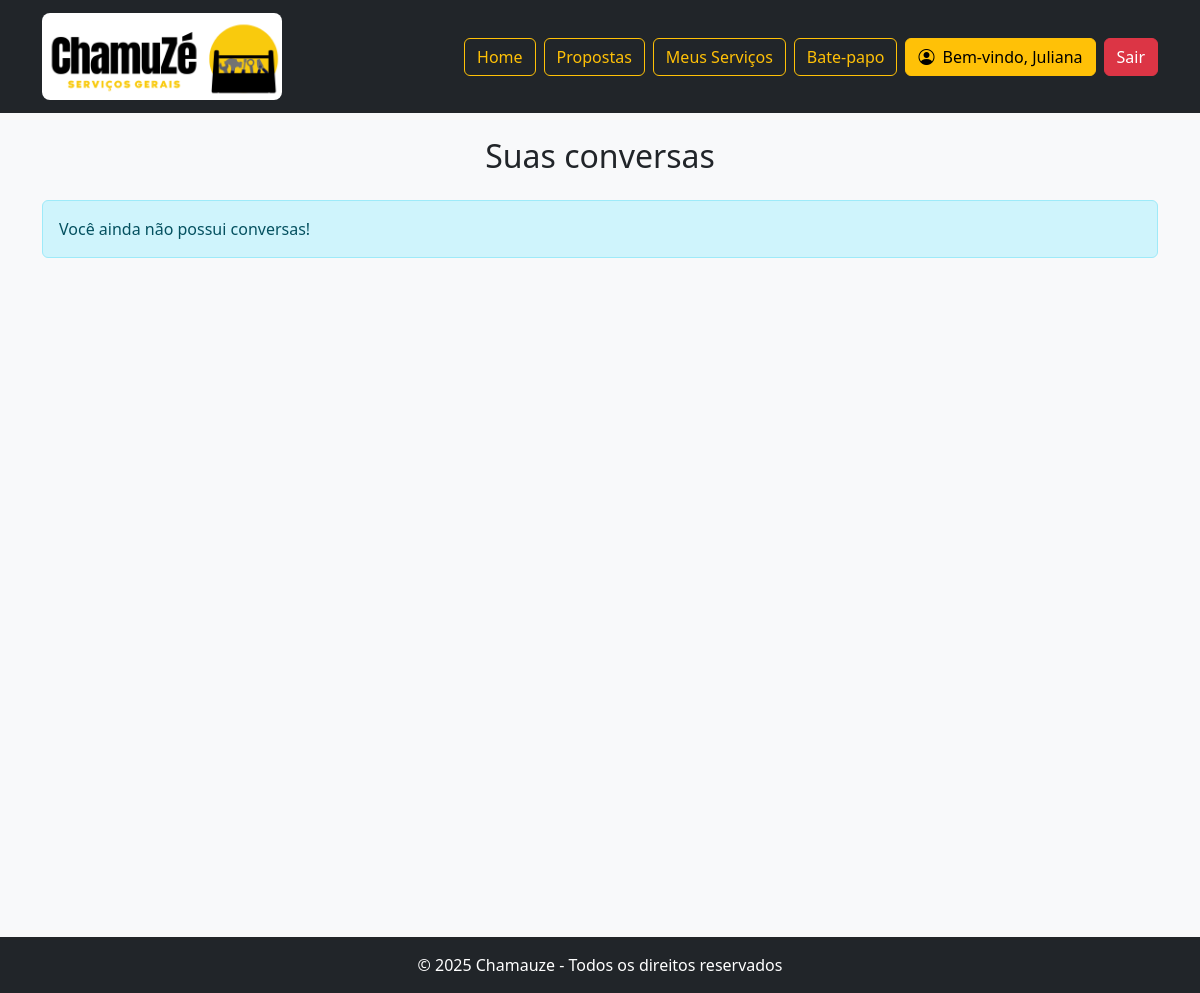
The page /config/chatLista.php (signed in) on the database as committed earlier.
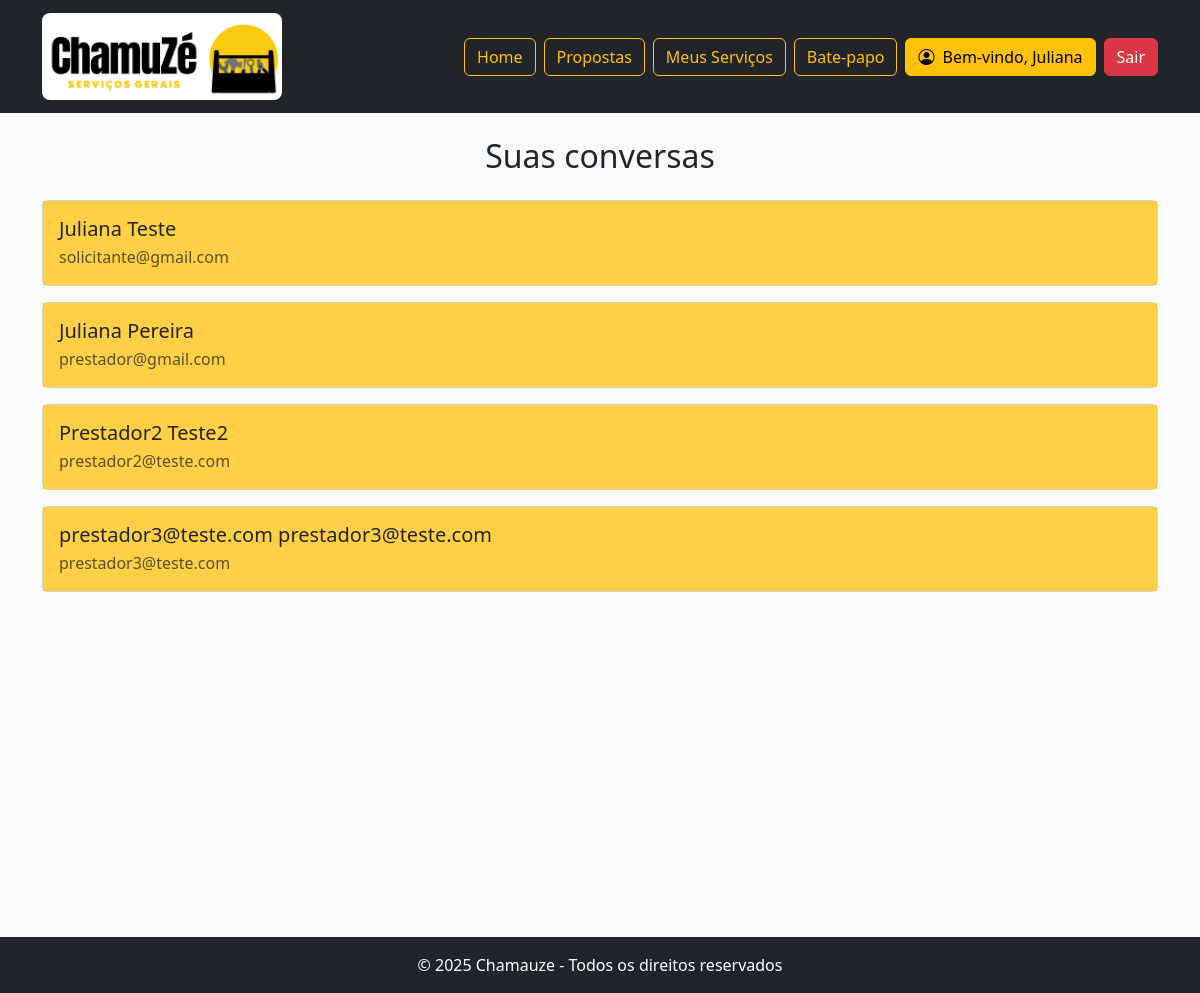
The same page on the database as committed later.
### tables this page shows
CREATE TABLE `usuario` (
  `id_usuario` int(11) NOT NULL AUTO_INCREMENT,
  `nome` varchar(100) NOT NULL,
  `sobrenome` varchar(150) NOT NULL,
  `email` varchar(150) NOT NULL,
  `senha` varchar(255) NOT NULL,
  `cpf` varchar(11) NOT NULL,
  `telefone` varchar(30) NOT NULL,
  `nacionalidade` varchar(50) NOT NULL,
  `data_nascimento` date NOT NULL,
  `nota_reputacao` decimal(3,2) NOT NULL,
  `genero` enum('F','M','O') NOT NULL,
  `tipo_perfil` enum('administrador','prestador','solicitante') NOT NULL,
  PRIMARY KEY (`id_usuario`)
);

### helpers/biblioteca.php (called while the page is built, shortened)
<?php
$conexao = conectaDB();
function buscarUsuarioPeloId($id_usuario){
    global $conexao;
    $sql = "SELECT * FROM usuario WHERE id_usuario = ?";
    $stmt = $conexao->prepare($sql);
    $stmt->bind_param('i', $id_usuario);
    $stmt->execute();
    $resultado = $stmt->get_result();
    return $resultado->fetch_assoc();
}
function buscarListaDeContatosNoBanco($id_usuario){
    global $conexao;
    $sql = "
        SELECT DISTINCT id_destinatario
        FROM mensagem
        WHERE id_remetente = ?
        UNION
        SELECT DISTINCT id_remetente
        FROM mensagem
        WHERE id_destinatario = ?
    ";
    $stmt = $conexao->prepare($sql);
    $stmt->bind_param('ii', $id_usuario, $id_usuario);
    $stmt->execute();
    $resultado = $stmt->get_result();
    return $resultado->fetch_all(MYSQLI_ASSOC);
}
?>

### config/chatLista.php (the view, shortened to what this page needs)
<?php
include "../helpers/biblioteca.php";
$id_remetente = $_SESSION['usuario']['id_usuario'];
?>
<!DOCTYPE html>
<html lang="pt-br">
<head>
    <link rel="stylesheet" href="../assets/css/estrelas.css">
    <link href="https://cdn.jsdelivr.net/npm/bootstrap@5.3.3/dist/css/bootstrap.min.css" rel="stylesheet">
    <link rel="stylesheet" href="../assets/css/estilo.css">
    <link rel="stylesheet" href="https://cdn.jsdelivr.net/npm/bootstrap-icons/font/bootstrap-icons.css">
</head>
<body class="bg-light  vh-100">
    <main class="container min-vh-100">
        <h2 class="my-4 text-center">Suas conversas</h2>
        <?php
            $idDosContatos = buscarListaDeContatosNoBanco($id_remetente);
            if (count($idDosContatos) <= 0){
                echo '<div class = "alert alert-info mt-4" role="alert"">
                        Você ainda não possui conversas!
                    </div>';
            } else {
                for($i = 0; $i < count($idDosContatos); $i++){
                    $usuario = buscarUsuarioPeloId($idDosContatos[$i]["id_destinatario"]);
                ?>
                <div class="card mb-3" style="cursor: pointer;" onclick="window.location.href='../config/chat.php?id_destinatario=<?= $usuario['id_usuario'] ?>'">
                    <div class="card-body bg-warning bg-opacity-75">
                        <h5 class="card-title mb-1"><?= $usuario["nome"]?> <?= $usuario["sobrenome"] ?></h5>
                        <p class="card-text text-muted mb-0"><?= $usuario["email"] ?></p>
                    </div>
                </div>
            <?php }
                    }?>
    </main>
    <?php include "../footer.php"; ?>
</body>
</html>

Rows that differ between the two databases and show on the page:
now on this page (row edited): usuario: nome "Juliana", sobrenome "Teste", email "solicitante@gmail.com"
now on this page (row edited): usuario: nome "Juliana", sobrenome "Pereira", email "prestador@gmail.com"
now on this page (row edited): usuario: nome "Prestador2", sobrenome "Teste2", email "prestador2@teste.com"
now on this page (row edited): usuario: nome "prestador3@teste.com", sobrenome "prestador3@teste.com", email "prestador3@teste.com"
Other text that changed with them:
text no longer shown: "Você ainda não possui conversas!"
